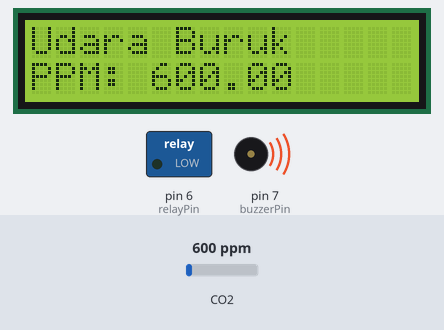
The sketch below on a simulated Arduino Uno, built with avr-gcc and run on an emulated ATmega328P. Shown: 16×2 character LCD, switched loads named in the sketch (green lamp = pin HIGH), buzzer (waves = sounding). The inputs (shaded band) are chosen by the test bench; at power-on: CO2 600 ppm. The modem accepts every AT command (registered, SIM ready, sends succeed) and sends nothing else; what the sketch prints to the serial monitor is not drawn.

Above: at 9.2 s.
9.3 s: CO2 set to 757 ppm
At 10.9 s:
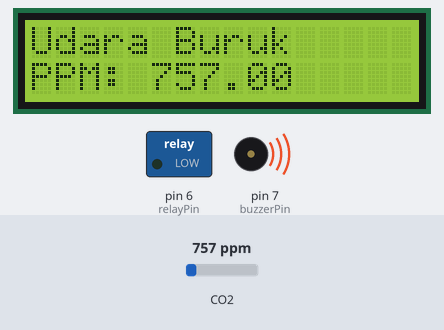
13.3 s: CO2 set to 820 ppm
At 14.6 s:
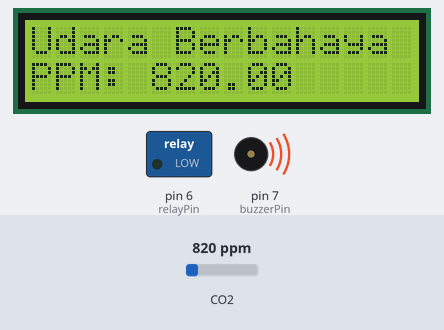
17.3 s: CO2 set to 452 ppm
At 17.6 s:
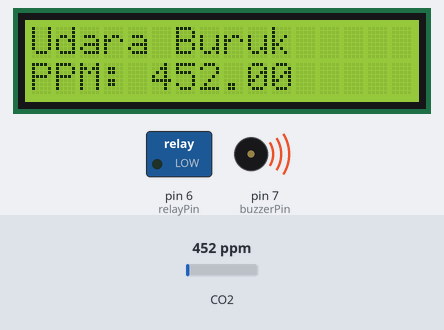
Timing chart, 0 to 20.3 s (numbered marks = the images above; inputs shaded):
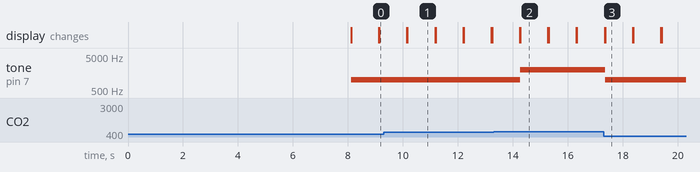

The sketch:

mq_esp.ino
```cpp
#include <Wire.h>
#include <LiquidCrystal_I2C.h>
#include <SoftwareSerial.h>

#include "MQ135.h"

SoftwareSerial esp8266(9, 10); // RX pin: 9, TX pin: 10

const int sensorPin = A0;
const int buzzerPin = 7;
const int relayPin = 6;

LiquidCrystal_I2C lcd(0x27, 16, 2);

void setup() {
  pinMode(buzzerPin, OUTPUT);
  pinMode(relayPin, OUTPUT);

  lcd.begin(16, 2);
  lcd.backlight();
  lcd.setCursor(0, 0);
  lcd.print("Air Quality");
  lcd.setCursor(0, 1);
  lcd.print("Monitoring");

  delay(2000);

  Serial.begin(115200);
  esp8266.begin(115200);

  sendData("AT+RST\r\n", 2000, true); // reset module
  sendData("AT+CWMODE=2\r\n", 1000, true); // configure as access point
  sendData("AT+CIFSR\r\n", 1000, true); // get IP address
  sendData("AT+CIPMUX=1\r\n", 1000, true); // configure for multiple connections
  sendData("AT+CIPSERVER=1,80\r\n", 1000, true); // turn on server on port 80

  lcd.clear();
}

void loop() {
  MQ135 gasSensor = MQ135(sensorPin);
  float air_quality = gasSensor.getPPM();

  if (esp8266.available()) {
    if (esp8266.find("+IPD,")) {
      delay(1000);
      int connectionId = esp8266.read() - '0';
      String webpage = "<h1>IOT Air Pollution Monitoring System</h1>";
      webpage += "<p><h2>";
      webpage += "Air Quality is ";
      webpage += air_quality;
      webpage += " PPM";
      webpage += "<p>";

      if (air_quality <= 1000) {
        webpage += "Fresh Air";
      } else if (air_quality <= 2000) {
        webpage += "Poor Air";
      } else if (air_quality > 2000) {
        webpage += "Danger! Move to Fresh Air";
      }

      webpage += "</h2></p></body>";

      String cipSend = "AT+CIPSEND=";
      cipSend += connectionId;
      cipSend += ",";
      cipSend += webpage.length();
      cipSend += "\r\n";

      sendData(cipSend, 1000, true);
      sendData(webpage, 1000, true);

      cipSend = "AT+CIPCLOSE=";
      cipSend += connectionId;
      cipSend += "\r\n";

      sendData(cipSend, 3000, true);
    }
  }

  lcd.setCursor(0, 1);
  lcd.print("PPM: ");
  lcd.print(air_quality);

  if (air_quality <= 300) {
    lcd.setCursor(0, 0);
    lcd.print("Udara Segar");
    noTone(buzzerPin);
    digitalWrite(relayPin, HIGH);
  } else if (air_quality <= 800) {
    lcd.setCursor(0, 0);
    lcd.print("Udara Buruk");
    tone(buzzerPin, 1000);
    digitalWrite(relayPin, LOW);
  } else {
    lcd.setCursor(0, 0);
    lcd.print("Udara Berbahaya");
    tone(buzzerPin, 2000);
    digitalWrite(relayPin, LOW);
  }

  delay(1000);
  lcd.clear();
}

String sendData(String command, int timeout, bool debug) {
  String response = "";
  esp8266.print(command);

  unsigned long startTime = millis();
  while (millis() - startTime < timeout) {
    if (esp8266.available()) {
      char c = esp8266.read();
      response += c;
    }
  }

  if (debug) {
    Serial.print(response);
  }

  return response;
}
```

Measured:
- the behaviour switches between 800 and 801 ppm on CO2 (found by bisection; images 1 and 2)
- after the input at 9.3 s, the display: first differs from a run without the input after 0.87 s (image 1)
- after the input at 13.3 s, tone on pin 7 (buzzerPin): 1000 Hz → 2000 Hz after 0.97 s; the display: first differs from a run without the input after 0.97 s (image 2)
- after the input at 17.3 s, tone on pin 7 (buzzerPin): 2000 Hz → 1000 Hz after 0.06 s; the display: first differs from a run without the input after 0.06 s (image 3)
- what the display in image 1 shows lasts 1.0 s, from 10.2 s to 11.2 s
